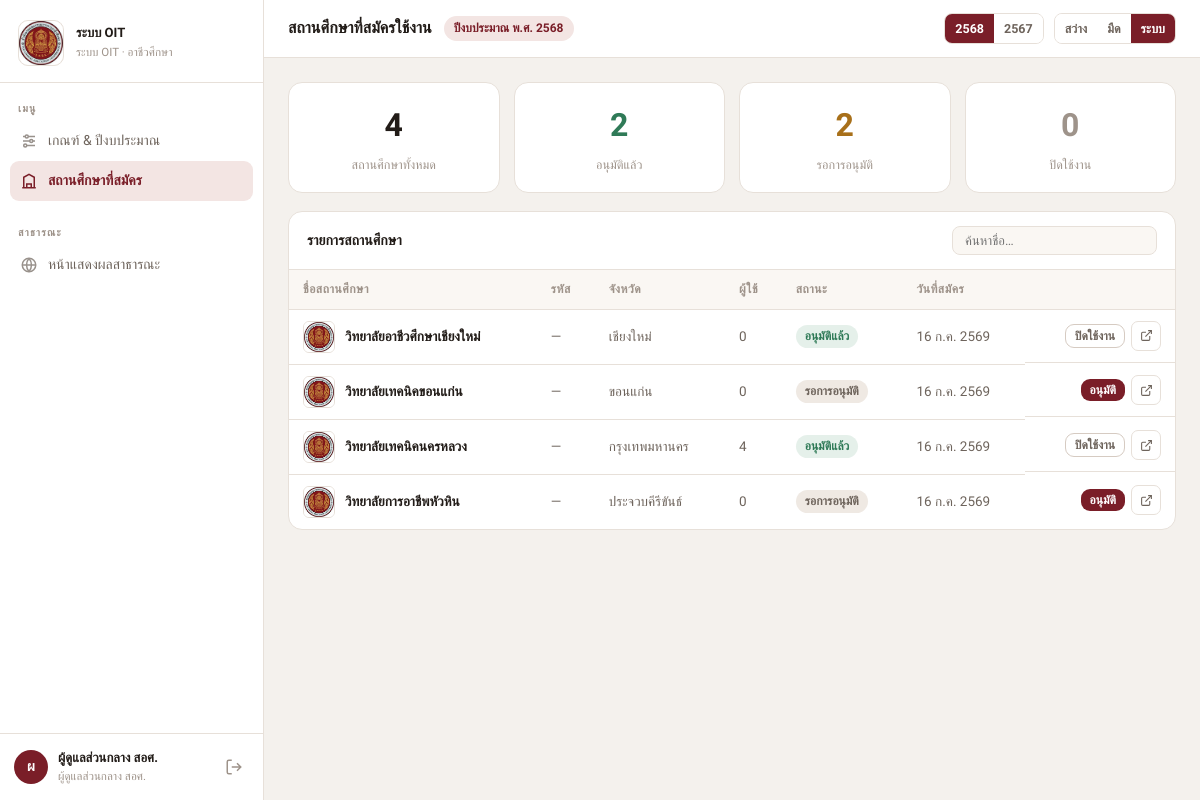
The page /app.php?view=schools (signed in) on the database its author committed.
### tables this page shows
CREATE TABLE IF NOT EXISTS `fiscal_years` (
  `id`         INT UNSIGNED AUTO_INCREMENT,
  `year_code`  VARCHAR(10)  NOT NULL,
  `label`      VARCHAR(100) NOT NULL,
  `is_active`  TINYINT(1)   NOT NULL DEFAULT 0,
  `created_at` TIMESTAMP    NOT NULL DEFAULT CURRENT_TIMESTAMP,
  PRIMARY KEY (`id`),
  UNIQUE KEY `uq_year_code` (`year_code`)
);

CREATE TABLE IF NOT EXISTS `schools` (
  `id`          INT UNSIGNED AUTO_INCREMENT,
  `name`        VARCHAR(200)  NOT NULL,
  `code`        VARCHAR(20)   DEFAULT NULL,
  `province`    VARCHAR(100)  NOT NULL DEFAULT '',
  `slug`        VARCHAR(120)  NOT NULL,
  `website`     VARCHAR(500)  DEFAULT NULL,
  `emblem_path` VARCHAR(300)  DEFAULT NULL,
  `status`      ENUM('pending','active','inactive') NOT NULL DEFAULT 'pending',
  `created_at`  TIMESTAMP NOT NULL DEFAULT CURRENT_TIMESTAMP,
  `updated_at`  TIMESTAMP NOT NULL DEFAULT CURRENT_TIMESTAMP ON UPDATE CURRENT_TIMESTAMP,
  PRIMARY KEY (`id`),
  UNIQUE KEY `uq_slug` (`slug`)
);

### includes/functions.php (called while the page is built, shortened)
<?php
function e(mixed $v): string
{
    return htmlspecialchars((string)$v, ENT_QUOTES | ENT_SUBSTITUTE, 'UTF-8');
}
function require_auth(): array
{
    return $_SESSION['user'];
}
function thai_date(?string $dt): string
{
    $ts = strtotime($dt);
    $m  = ['', 'ม.ค.', 'ก.พ.', 'มี.ค.', 'เม.ย.', 'พ.ค.', 'มิ.ย.',
                'ก.ค.', 'ส.ค.', 'ก.ย.', 'ต.ค.', 'พ.ย.', 'ธ.ค.'];
    return date('j', $ts) . ' ' . $m[(int)date('n', $ts)] . ' ' . (date('Y', $ts) + 543);
}
function all_years(): array
{
    return db()->query('SELECT * FROM fiscal_years ORDER BY year_code DESC')->fetchAll();
}
function school_emblem_url(array $school): string
{
    return APP_URL . '/assets/ovec-logo.jpg';
}

### config/database.php (called while the page is built, shortened)
<?php
function db(): PDO
{
    static $pdo = null;
    if ($pdo === null) {
        $dsn = sprintf('mysql:host=%s;dbname=%s;charset=%s', DB_HOST, DB_NAME, DB_CHARSET);
        $pdo = new PDO($dsn, DB_USER, DB_PASS, [
            PDO::ATTR_ERRMODE            => PDO::ERRMODE_EXCEPTION,
            PDO::ATTR_DEFAULT_FETCH_MODE => PDO::FETCH_ASSOC,
            PDO::ATTR_EMULATE_PREPARES   => false,
        ]);
    }
    return $pdo;
}

### views/schools.php (the view, shortened to what this page needs)
<?php
$stmt = db()->query('
    SELECT s.*, COUNT(u.id) AS user_cnt
    FROM schools s
    LEFT JOIN users u ON u.school_id = s.id
    GROUP BY s.id ORDER BY s.created_at DESC
');
$schools = $stmt->fetchAll();
$counts = [
    'total'    => count($schools),
    'active'   => count(array_filter($schools, fn($s) => $s['status'] === 'active')),
    'pending'  => count(array_filter($schools, fn($s) => $s['status'] === 'pending')),
    'inactive' => count(array_filter($schools, fn($s) => $s['status'] === 'inactive')),
];
?>
<div class="schools-layout">
  <div class="school-stats-row">
    <div class="card mini-stat">
      <div class="ms-num"><?= $counts['total'] ?></div>
      <div class="ms-lbl">สถานศึกษาทั้งหมด</div>
    </div>
    <div class="card mini-stat ms-active">
      <div class="ms-num"><?= $counts['active'] ?></div>
      <div class="ms-lbl">อนุมัติแล้ว</div>
    </div>
    <div class="card mini-stat ms-pending">
      <div class="ms-num"><?= $counts['pending'] ?></div>
      <div class="ms-lbl">รอการอนุมัติ</div>
    </div>
    <div class="card mini-stat ms-inactive">
      <div class="ms-num"><?= $counts['inactive'] ?></div>
      <div class="ms-lbl">ปิดใช้งาน</div>
    </div>
  </div>
  <div class="card schools-table-card">
    <div class="card-header">
      รายการสถานศึกษา
      <input type="search" class="search-inline" id="schoolSearch" placeholder="ค้นหาชื่อ…">
    </div>
    <div class="table-wrap">
      <table class="data-table" id="schoolsTable">
        <thead>
          <tr>
            <th>ชื่อสถานศึกษา</th>
            <th>รหัส</th>
            <th>จังหวัด</th>
            <th>ผู้ใช้</th>
            <th>สถานะ</th>
            <th>วันที่สมัคร</th>
            <th></th>
          </tr>
        </thead>
        <tbody>
          <?php foreach ($schools as $s): ?>
          <tr>
            <td>
              <div class="school-cell">
                <img src="<?= e(school_emblem_url($s)) ?>" alt="" class="school-thumb">
                <div>
                  <div class="school-name-sm"><?= e($s['name']) ?></div>
                </div>
              </div>
            </td>
            <td><?= e($s['code'] ?? '—') ?></td>
            <td><?= e($s['province'] ?? '—') ?></td>
            <td><?= $s['user_cnt'] ?></td>
            <td>
              <?= match($s['status']) {
                'active'   => '<span class="chip chip-done">อนุมัติแล้ว</span>',
                'pending'  => '<span class="chip chip-pend">รอการอนุมัติ</span>',
                'inactive' => '<span class="chip">ปิดใช้งาน</span>',
                default    => e($s['status'])
              } ?>
            </td>
            <td><?= thai_date($s['created_at']) ?></td>
            <td class="actions">
              <?php if ($s['status'] === 'pending'): ?>
              <button class="btn btn-primary btn-xs" onclick="approveSchool(<?= $s['id'] ?>, <?= e(json_encode($s['name'])) ?>)">อนุมัติ</button>
              <?php endif; ?>
              <?php if ($s['status'] === 'active'): ?>
              <button class="btn btn-ghost btn-xs" onclick="setSchoolStatus(<?= $s['id'] ?>, 'inactive', <?= e(json_encode($s['name'])) ?>)">ปิดใช้งาน</button>
              <?php elseif ($s['status'] === 'inactive'): ?>
              <button class="btn btn-ghost btn-xs" onclick="setSchoolStatus(<?= $s['id'] ?>, 'active', <?= e(json_encode($s['name'])) ?>)">เปิดใช้งาน</button>
              <?php endif; ?>
              <a href="<?= APP_URL ?>/public.php?slug=<?= e($s['slug']) ?>&year=<?= e($yearCode) ?>" target="_blank" class="icon-btn" title="ดูหน้าสาธารณะ">
                <svg width="13" height="13" viewBox="0 0 24 24" fill="none" stroke="currentColor" stroke-width="2"><path d="M18 13v6a2 2 0 0 1-2 2H5a2 2 0 0 1-2-2V8a2 2 0 0 1 2-2h6"/><polyline points="15 3 21 3 21 9"/><line x1="10" y1="14" x2="21" y2="3"/></svg>
              </a>
            </td>
          </tr>
          <?php endforeach; ?>
        </tbody>
      </table>
    </div>
  </div>
</div>

### app.php (shortened to what this page needs)
<?php
require_once __DIR__ . '/config/database.php';
require_once __DIR__ . '/includes/functions.php';
$user = require_auth();
$role = $user['role'];
$view = $_GET['view'] ?? match($role) {
    'centraladmin' => 'criteria',
    default        => 'dashboard',
};
$school    = $user['school'] ?? null;
$yearCode  = $user['year_code'] ?? '2568';
$yearLabel = $user['year_label'] ?? 'ปีงบประมาณ พ.ศ. 2568';
$years     = all_years();
$theme     = $user['theme'] ?? 'system';
$pageTitle = match($view) {
    'dashboard' => 'ภาพรวมความคืบหน้า',
    'evidence'  => 'กรอกหลักฐานตัวชี้วัด',
    'users'     => 'จัดการผู้ใช้',
    'criteria'  => 'เกณฑ์ & ปีงบประมาณ',
    'schools'   => 'สถานศึกษาที่สมัครใช้งาน',
    default     => '',
};
$nameTrimmed = preg_replace('/^(นาย|นาง|นางสาว)/u', '', $user['name']);
$initial = mb_substr(trim($nameTrimmed), 0, 1) ?: mb_substr($user['name'], 0, 1);
$roleLabel = match($role) {
    'schooladmin'  => 'ผู้ดูแลระบบสถานศึกษา',
    'centraladmin' => 'ผู้ดูแลส่วนกลาง สอศ.',
    default        => 'ผู้กรอกข้อมูล',
};
$logoUrl = $school ? school_emblem_url($school) : APP_URL . '/assets/ovec-logo.jpg';
$publicLink = APP_URL . '/public.php?slug=' . ($school['slug'] ?? '') . '&year=' . $yearCode;
?>
<!DOCTYPE html>
<html lang="th" data-theme="<?= e($theme) ?>">
<head>
<link rel="stylesheet" href="<?= APP_URL ?>/assets/css/app.css">
</head>
<body>
<div class="app-shell">
  <aside class="sidebar">
    <div class="sidebar-brand">
      <div class="sidebar-logo">
        <img src="<?= e($logoUrl) ?>" alt="ตราสถานศึกษา" id="sidebarLogo">
      </div>
      <div class="sidebar-school">
        <div class="sidebar-school-name"><?= e($school['name'] ?? 'ระบบ OIT') ?></div>
        <div class="sidebar-school-sub">ระบบ OIT · อาชีวศึกษา</div>
      </div>
    </div>
    <nav class="sidebar-nav">
      <div class="nav-group-label">เมนู</div>
      <?php if ($role === 'centraladmin'): ?>
      <a href="?view=criteria" class="nav-item <?= $view==='criteria'?'active':'' ?>">
        <svg width="18" height="18" viewBox="0 0 24 24" fill="none" stroke="currentColor" stroke-width="2"><path d="M4 6h16M4 12h16M4 18h16"/><circle cx="9" cy="6" r="2" fill="var(--surface)"/><circle cx="15" cy="12" r="2" fill="var(--surface)"/><circle cx="7" cy="18" r="2" fill="var(--surface)"/></svg>
        เกณฑ์ & ปีงบประมาณ
      </a>
      <a href="?view=schools" class="nav-item <?= $view==='schools'?'active':'' ?>">
        <svg width="18" height="18" viewBox="0 0 24 24" fill="none" stroke="currentColor" stroke-width="2"><path d="M3 21h18M5 21V7l7-4 7 4v14M9 21v-5h6v5M9 10h.01M15 10h.01M9 13h.01M15 13h.01"/></svg>
        สถานศึกษาที่สมัคร
      </a>
      <?php endif; ?>
      <div class="nav-group-label" style="margin-top:18px">สาธารณะ</div>
      <a href="<?= e($publicLink) ?>" target="_blank" class="nav-item">
        <svg width="18" height="18" viewBox="0 0 24 24" fill="none" stroke="currentColor" stroke-width="2"><circle cx="12" cy="12" r="9"/><path d="M3 12h18M12 3a14 14 0 0 1 0 18M12 3a14 14 0 0 0 0 18"/></svg>
        หน้าแสดงผลสาธารณะ
      </a>
    </nav>
    <div class="sidebar-user">
      <div class="user-avatar"><?= e($initial) ?></div>
      <div class="user-info">
        <div class="user-name"><?= e($user['name']) ?></div>
        <div class="user-role"><?= e($roleLabel) ?></div>
      </div>
      <a href="<?= APP_URL ?>/logout.php" title="ออกจากระบบ" class="logout-btn">
        <svg width="18" height="18" viewBox="0 0 24 24" fill="none" stroke="currentColor" stroke-width="2"><path d="M9 21H5a2 2 0 0 1-2-2V5a2 2 0 0 1 2-2h4M16 17l5-5-5-5M21 12H9"/></svg>
      </a>
    </div>
  </aside>
  <div class="main-wrap">
    <header class="topbar">
      <div class="topbar-left">
        <h1 class="topbar-title"><?= e($pageTitle) ?></h1>
        <span class="year-badge"><?= e($yearLabel) ?></span>
      </div>
      <div class="topbar-right">
        <div class="year-switcher">
          <?php foreach ($years as $y): ?>
          <a href="?year=<?= e($y['year_code']) ?>&view=<?= e($view) ?>"
             class="year-opt <?= $y['year_code']===$yearCode?'active':'' ?>">
            <?= e($y['year_code']) ?>
          </a>
          <?php endforeach; ?>
        </div>
        <div class="theme-switcher">
          <a href="?theme=light&view=<?= e($view) ?>" class="theme-opt <?= $theme==='light'?'active':'' ?>">สว่าง</a>
          <a href="?theme=dark&view=<?= e($view) ?>" class="theme-opt <?= $theme==='dark'?'active':'' ?>">มืด</a>
          <a href="?theme=system&view=<?= e($view) ?>" class="theme-opt <?= $theme==='system'?'active':'' ?>">ระบบ</a>
        </div>
      </div>
    </header>
    <div class="main-content <?= $view === 'evidence' ? 'main-content--full' : '' ?>" id="mainContent">
      <?php
      $viewFile = __DIR__ . '/views/' . $view . '.php';
      if (file_exists($viewFile)) {
          include $viewFile;
      }
      ?>
    </div>
  </div>
</div>
</body>
</html>

### rows shown on the page
fiscal_years: year_code "2568"
fiscal_years: year_code "2567"
schools: name "วิทยาลัยอาชีวศึกษาเชียงใหม่", code "—", province "เชียงใหม่", user_cnt "0", status "อนุมัติแล้ว", created_at "16 ก.ค. 2569"
schools: name "วิทยาลัยเทคนิคขอนแก่น", code "—", province "ขอนแก่น", user_cnt "0", status "รอการอนุมัติ", created_at "16 ก.ค. 2569"
schools: name "วิทยาลัยเทคนิคนครหลวง", code "—", province "กรุงเทพมหานคร", user_cnt "4", status "อนุมัติแล้ว", created_at "16 ก.ค. 2569"
schools: name "วิทยาลัยการอาชีพหัวหิน", code "—", province "ประจวบคีรีขันธ์", user_cnt "0", status "รอการอนุมัติ", created_at "16 ก.ค. 2569"

### other values the page prints
$school['name'] "ระบบ OIT"
$initial "ผ"
$user['name'] "ผู้ดูแลส่วนกลาง สอศ."
$roleLabel "ผู้ดูแลส่วนกลาง สอศ."
$pageTitle "สถานศึกษาที่สมัครใช้งาน"
$yearLabel "ปีงบประมาณ พ.ศ. 2568"
$counts['total'] "4"
$counts['active'] "2"
$counts['pending'] "2"
$counts['inactive'] "0"
